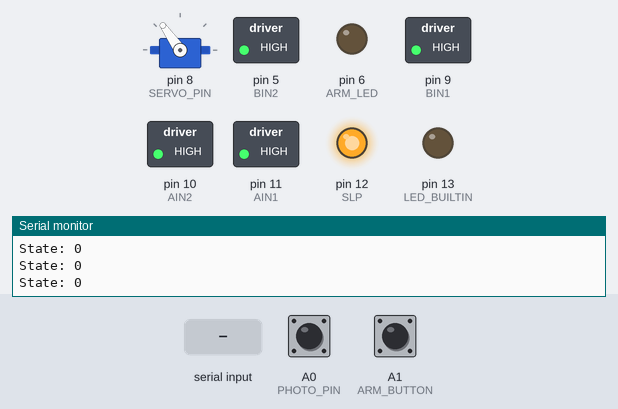
A sketch run on a simulated Arduino Uno, built with avr-gcc and run on an emulated ATmega328P. On the bench: servo, switched loads named in the sketch (green lamp = pin HIGH), output pins drawn as LEDs (lit = HIGH), the last lines printed to the serial monitor. The inputs (shaded band) are chosen by the test bench; at power-on: A1 (ARM_BUTTON) HIGH, A0 (PHOTO_PIN) HIGH.

Above: at 1.7 s.
1.8 s: "n90\n" received over Serial
At 2.2 s:
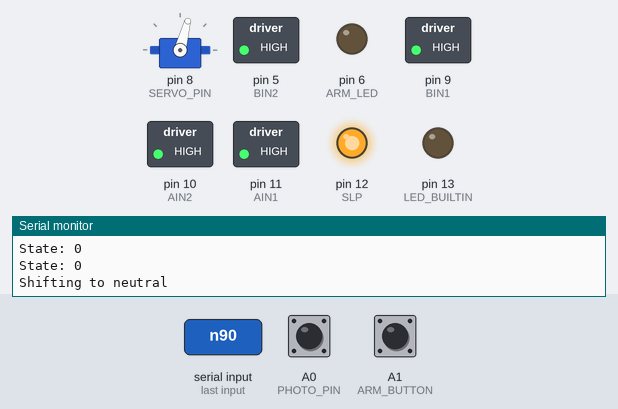
3.3 s: A1 (ARM_BUTTON) pulled LOW for 0.15 s
At 3.8 s:
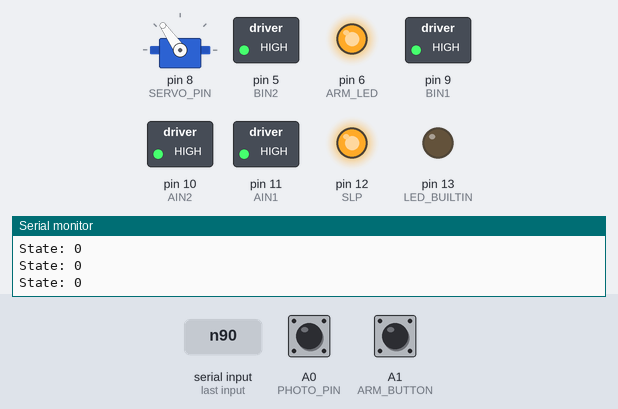
4.9 s: "h90\n" received over Serial
At 5.7 s:
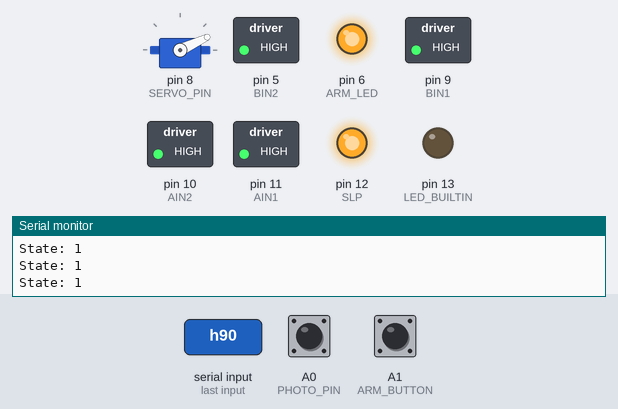
6.4 s: A0 (PHOTO_PIN) pulled LOW for 0.15 s
At 7.3 s:
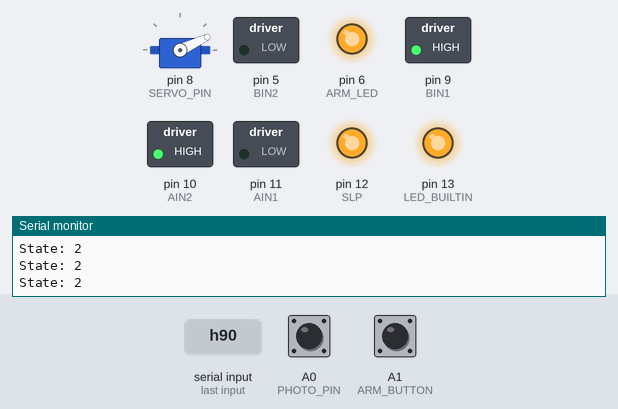
9.5 s: "n,45\n" received over Serial
At 11.3 s:
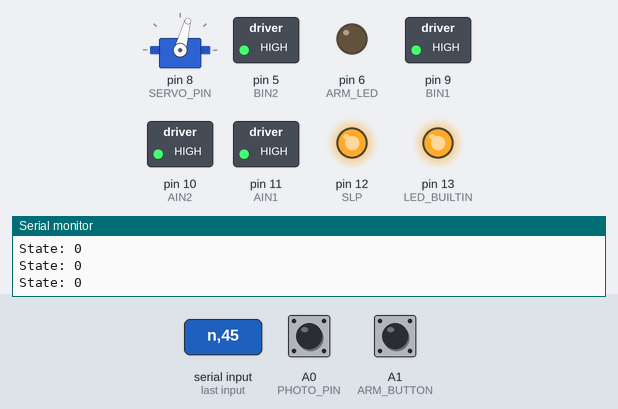
11.6 s: A1 (ARM_BUTTON) pulled LOW for 1 s
At 12.4 s:
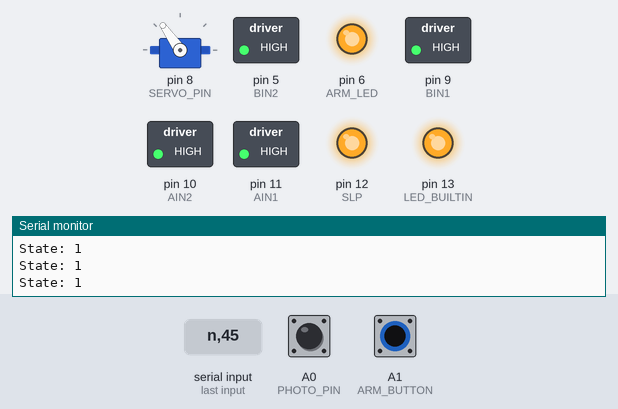
Timing chart, 0 to 14.6 s (numbered marks = the images above; inputs shaded):
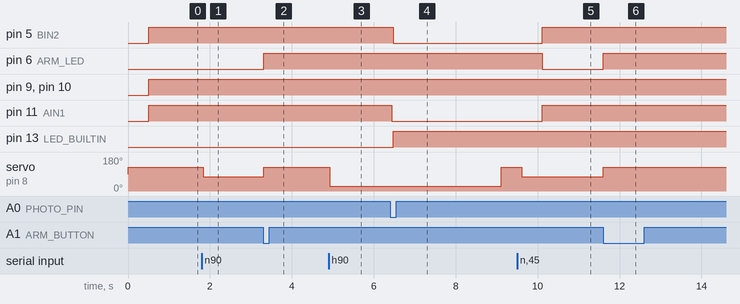

Measured:
- after the input at 1.8 s, servo on pin 8 (SERVO_PIN): 125° → 75° at once
- after the input at 3.3 s, pin 6 (ARM_LED): LOW → HIGH at once; servo on pin 8 (SERVO_PIN): 75° → 125° at once
- after the input at 4.9 s, servo on pin 8 (SERVO_PIN): 125° → 25° at once
- after the input at 6.4 s, pin 5 (BIN2): HIGH → LOW after 0.07 s; pin 11 (AIN1): HIGH → LOW at once; pin 13 (LED_BUILTIN): LOW → HIGH after 0.07 s; servo on pin 8 (SERVO_PIN): 25° → 125° after 2.7 s
- after the input at 9.5 s, pin 5 (BIN2), pin 11 (AIN1): LOW → HIGH after 0.61 s instead of 0.11 s; pin 6 (ARM_LED): HIGH → LOW after 0.61 s instead of 0.11 s; servo on pin 8 (SERVO_PIN): 125° → 75° after 0.11 s
- after the input at 11.6 s, pin 6 (ARM_LED): LOW → HIGH at once; servo on pin 8 (SERVO_PIN): 75° → 125° at once

The sketch:

main.ino
```cpp
#include <Servo.h>

#define REVERSE_A_MOTOR false
#define REVERSE_B_MOTOR true
#define AIN1 11
#define AIN2 10
#define SLP 12
#define BIN1 9
#define BIN2 5

#define SERVO_PIN 8
#define ARM_BUTTON A1
#define ARM_LED 6
#define PHOTO_PIN A0

#define SHIFT_TIME 350

enum RaceState {
  waitForArm,
  armed,
  raceLowGear,
  raceHighGear,
  test // used when testing a new feature, should not be set in normal execution
};
enum Gear{
  high = 25, // the enum does double duty by serving as both a human-readable name
  low = 125, // and a map from gear name to servo value for that gear
  neutral = 75
};
struct MotorState{
  int motorSpeed;
  bool isCoastMode;
};

RaceState state;
Gear currentGear;
MotorState currentMotorState;

long gearChangeTime = 1100; // not const b/c can be reconfig'd over serial
long brakeTime = 2700; // ^^^^^^^^
long raceStartTime;

Servo shifter;

String inString = "";    // string to hold serial input

void setup() {
  // set up h-bridge
  pinMode(AIN1, OUTPUT);
  pinMode(AIN2, OUTPUT);
  digitalWrite(AIN1, LOW);
  digitalWrite(AIN2, LOW);
  pinMode(BIN1, OUTPUT);
  pinMode(BIN2, OUTPUT);
  digitalWrite(BIN1, LOW);
  digitalWrite(BIN2, LOW);
  pinMode(SLP, OUTPUT);
  digitalWrite(SLP, HIGH);
  // set up sensors + arm LED
  pinMode(ARM_LED, OUTPUT);
  pinMode(ARM_BUTTON, INPUT_PULLUP);
  pinMode(PHOTO_PIN, INPUT_PULLUP);
  // set up shifter servo
  shifter.attach(SERVO_PIN);

  // initialize serial
  Serial.begin(9600);

  // set race state
  state = waitForArm;
  // shift to low gear
  changeGear(low);
  // reset indicator
  pinMode(LED_BUILTIN, OUTPUT);
  digitalWrite(LED_BUILTIN, LOW);
}

void loop() {
  Serial.print("State: ");
  Serial.println(state);
  handleState();
  // Tunable shift and brake timing over serial:
  while (Serial.available() > 0) {
    int inChar = Serial.read();
    if (isDigit(inChar)) {

      // convert the incoming byte to a char and add it to the string:
      inString += (char)inChar;
    } else if (inChar == 'g') {
      // it's the gear change time
      gearChangeTime = inString.toInt();
      Serial.print("Changed gear shift time to ");
      Serial.println(gearChangeTime);
      inString = "";
    } else if (inChar == 'b') {
      // it's the brake time
      brakeTime = inString.toInt();
      Serial.print("Changed brake time to ");
      Serial.println(brakeTime);
      inString = "";
    } else if (inChar == 'n'){
      // shift to neutral
      Serial.println("Shifting to neutral");
      changeGear(neutral);
    } else if (inChar == 'h'){
      // shift to high
      Serial.println("Shifting to high");
      changeGear(high);
    } else if (inChar == 'l'){
      // shift to low
      Serial.println("Shifting to low");
      changeGear(low);
    } else {
      Serial.print("Got unrecognized char ");
      Serial.println((char)inChar);
    }
  }
}

void handleState(){
  // at some point I should write a generalized StateMachine lib and make this neater
  long timeElapsed = millis() - raceStartTime; // a few cases need this and the compiler was being dumb so this is out here now
  MotorState brakeState = {0, false}; // ^^^^^^^^^^^^^^^^
  MotorState fullSpeedState = {255}; // ^^^^^^^^^
  switch(state){
    case waitForArm:
      digitalWrite(ARM_LED, LOW); // keep armed LED off
      setMotorState(brakeState); // keep motors braked
      // exit condition: arm button pressed
      if(digitalRead(ARM_BUTTON) == LOW){
        state = armed;
        digitalWrite(ARM_LED, HIGH); // turn armed LED on
        // also shift into low here to make sure
        changeGear(low);
      }
      break;
    case armed:
      // exit condition: photointerruptor unblocked
      if(digitalRead(PHOTO_PIN) == LOW){
        state = raceLowGear;
        // set the start time so we can shift and brake relative to it
        raceStartTime = millis();
        // start the motors
        setMotorState(fullSpeedState);
        // set reset indicator
        digitalWrite(LED_BUILTIN, HIGH);
      }
      break;
    case raceLowGear:
      // exit condition: time elapsed > gearChangeTime
      if(timeElapsed > gearChangeTime){
        state = raceHighGear;
        changeGear(high);
        setMotorState(fullSpeedState);
      }
      break;
    case raceHighGear:
      // exit condition: time elapsed > brakeTime
      if(timeElapsed > brakeTime){
        state = waitForArm;
        changeGear(low);
      }
      break;
    case test:
      break;
  }
}

void changeGear(Gear targetGear){
  // this uses delays and everything else is delay-less
  // it's not pretty but imo it's better than having a global isChangingGears flag
  // because this method must be blocking, while the other states are more tolerant of changes
  // anyways, to shift a gear we:
  // 0. make sure we aren't already here
  if(currentGear == targetGear){
    return;
  }
  // 1. coast the motors
  MotorState coastState = {0, true};
  //setMotorState(coastState);
  // 2. wait a little for the h-bridge to disengage
  delay(2);
  // 3. move servo to correct position for gear
  /*for(float i = 0; i < 1; i+=0.01) {
    float destPos = currentGear + (targetGear - currentGear ) * i;// lerp
    shifter.write(destPos);

    delay(SHIFT_TIME/100);
  }*/
  shifter.write(targetGear);
  // 4. wait for the servo to shift positions
  delay(500);
  // 5. restore motor speeds
  //setMotorState(currentMotorState);
  currentGear = targetGear;
}

void setMotorState(MotorState newState){
  // make sure to set currentMotorState ouside of here because changeGear relies
  // on this not touching it
  if(newState.motorSpeed == 0){
    // special handling for stop mode
    if(newState.isCoastMode){
      digitalWrite(AIN1, LOW);
      digitalWrite(AIN2, LOW);
      digitalWrite(BIN1, LOW);
      digitalWrite(BIN2, LOW);
    } else {
      digitalWrite(AIN1, HIGH);
      digitalWrite(AIN2, HIGH);
      digitalWrite(BIN1, HIGH);
      digitalWrite(BIN2, HIGH);
    }
  } else {
    setHBridge(AIN1, AIN2, abs(newState.motorSpeed), (newState.motorSpeed < 0) != REVERSE_A_MOTOR /*drive pin 2 if the speed is negative xor it should be reversed*/);
    setHBridge(BIN1, BIN2, abs(newState.motorSpeed), (newState.motorSpeed < 0) != REVERSE_B_MOTOR /*drive pin 2 if the speed is negative xor it should be reversed*/);
  }
}

void setHBridge(int in1, int in2, int motorSpeed, bool drivePin1){
  // pwm the high pin
  Serial.print("In SetHBridge, motorSpeed: ");
  Serial.println(motorSpeed);
  if(drivePin1){
    digitalWrite(in2, LOW);
    analogWrite(in1, motorSpeed);
  } else {
    digitalWrite(in1, LOW);
    analogWrite(in2, motorSpeed);
  }
}
```
